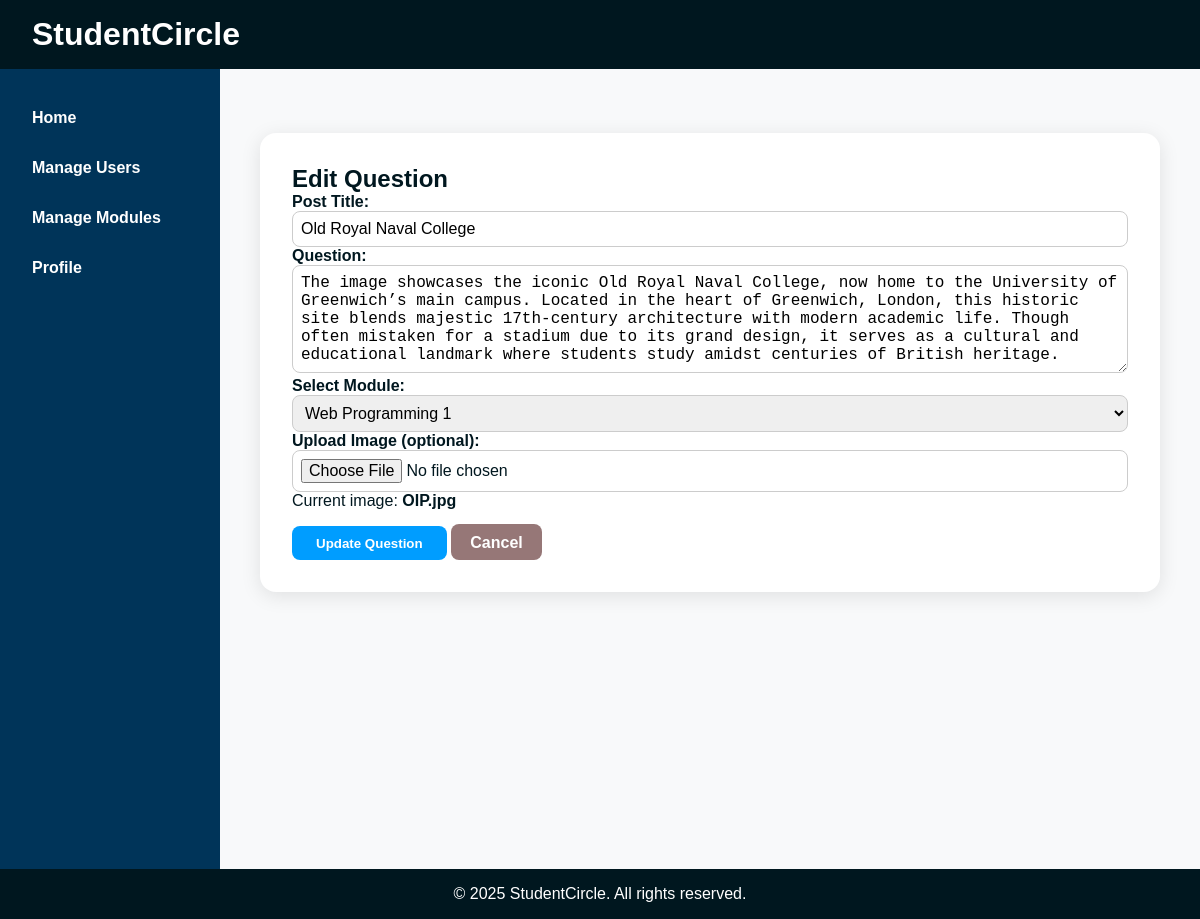
Page /postmanagement/editquestion.php?id=14 (signed in) on the committed database.
### tables this page shows
CREATE TABLE `questions` (
  `id` int(11) NOT NULL,
  `title` varchar(255) DEFAULT NULL,
  `question_text` text NOT NULL,
  `question_date` datetime DEFAULT current_timestamp() ON UPDATE current_timestamp(),
  `image` varchar(255) DEFAULT NULL,
  `user_id` int(11) NOT NULL,
  `module_id` int(11) NOT NULL
);

CREATE TABLE `modules` (
  `id` int(11) NOT NULL,
  `name` varchar(100) NOT NULL
);

### postmanagement/editquestion.php (called while the page is built, shortened)
<?php
require_once '../includes/DatabaseConnection.php';
require_once '../includes/DatabaseFunction.php';
$modules = getAllModules($pdo);
$question_id = $_GET['id'];
$question = getQuestionById($pdo, $question_id);
include '../templates/editquestion.html.php';
include '../templates/layout.html.php';

### includes/DatabaseFunction.php (called while the page is built, shortened)
<?php
function getAllModules($pdo) {
    $stmt = $pdo->query('SELECT * FROM modules');
    return $stmt->fetchAll();
}
function getQuestionById(PDO $pdo, int $id): ?array {
    $stmt = $pdo->prepare('
        SELECT q.*, u.username AS author
        FROM questions q
        JOIN users u ON q.user_id = u.id
        WHERE q.id = :id
    ');
    $stmt->execute(['id' => $id]);
    return $stmt->fetch(PDO::FETCH_ASSOC) ?: null;
}
?>

### templates/editquestion.html.php (the view, shortened to what this page needs)
<form action="" method="post" enctype="multipart/form-data" class="question-form-container">
    <h2>Edit Question</h2>
    <div class="form-group">
        <label for="title">Post Title:</label>
        <input type="text" name="title" id="title" value="<?= isset($question) ? htmlspecialchars($question['title']) : '' ?>" required>
    </div>
    <div class="form-group">
        <label for="question_text">Question:</label>
        <textarea name="question_text" id="question_text" rows="5" required><?= isset($question) ? htmlspecialchars($question['question_text']) : '' ?></textarea>
    </div>
    <div class="form-group">
        <label for="module_id">Select Module:</label>
        <select name="module_id" id="module_id" required>
            <?php foreach ($modules as $module): ?>
                <option value="<?= $module['id'] ?>" <?= isset($question) && $question['module_id'] == $module['id'] ? 'selected' : '' ?>>
                    <?= htmlspecialchars($module['name']) ?>
                </option>
            <?php endforeach; ?>
        </select>
    </div>
    <div class="form-group">
        <label for="image">Upload Image (optional):</label>
        <input type="file" name="image" id="image" accept="image/*">
        <?php if (isset($question) && $question['image']): ?>
            <p>Current image: <strong><?= htmlspecialchars($question['image']) ?></strong></p>
        <?php endif; ?>
    </div>
    <div class="form-actions">
        <button type="submit" class="uni-button"><?= isset($question) ? 'Update Question' : 'Post Question' ?></button>
        <a href="../corefiles/home.php" class="cancel-button">Cancel</a>
    </div>
</form>

### css/style.css (style rules this page uses)
* { margin: 0; padding: 0; box-sizing: border-box; }
body { font-family: Arial, sans-serif; background-color: #FFFFFF; color: #00171F; min-height: 100vh; display: flex; flex-direction: column; }
button, .edit-button, .delete-button, .question-post-button, .logout-button, .login-button, .cancel-button, .uni-button, .contact-button { border: none; border-radius: 0.5rem; padding: 0.6rem 1.5rem; font-weight: 600; cursor: pointer; transition: background-color 0.2s ease, transform 0.2s ease; }
.uni-button { background-color: #009dff; color: #ffffff; }
.cancel-button { background-color: #967777; color: #ffffff; text-decoration: none; padding: 0.6rem 1.2rem; }
.question-form-container, .form-card { background-color: #fff; padding: 2rem; border-radius: 1rem; box-shadow: 0 4px 20px rgba(0, 0, 0, 0.1); max-width: 900px; margin: 2rem auto; }
.form-group label, .form-label { font-weight: 600; }
.form-actions, .question-actions { margin-top: 1rem; }
.form-group input, .form-group select, .form-group textarea, .form-input, .form-textarea { width: 100%; padding: 0.5rem; border-radius: 0.5rem; border: 1px solid #ccc; font-size: 1rem; }

### rows in the picture
questions: title "Old Royal Naval College", question_text "The image showcases the iconic Old Royal Naval College, now home to the University of Greenwich’s main campus. Located in the heart of Greenwich, London, this historic site blends majestic 17th-century architecture with modern academic life. Though often mistaken for a stadium due to its grand design, it serves as a cultural and educational landmark where students study amidst centuries of British heritage.", module_id "Web Programming 1", image "OIP.jpg"
